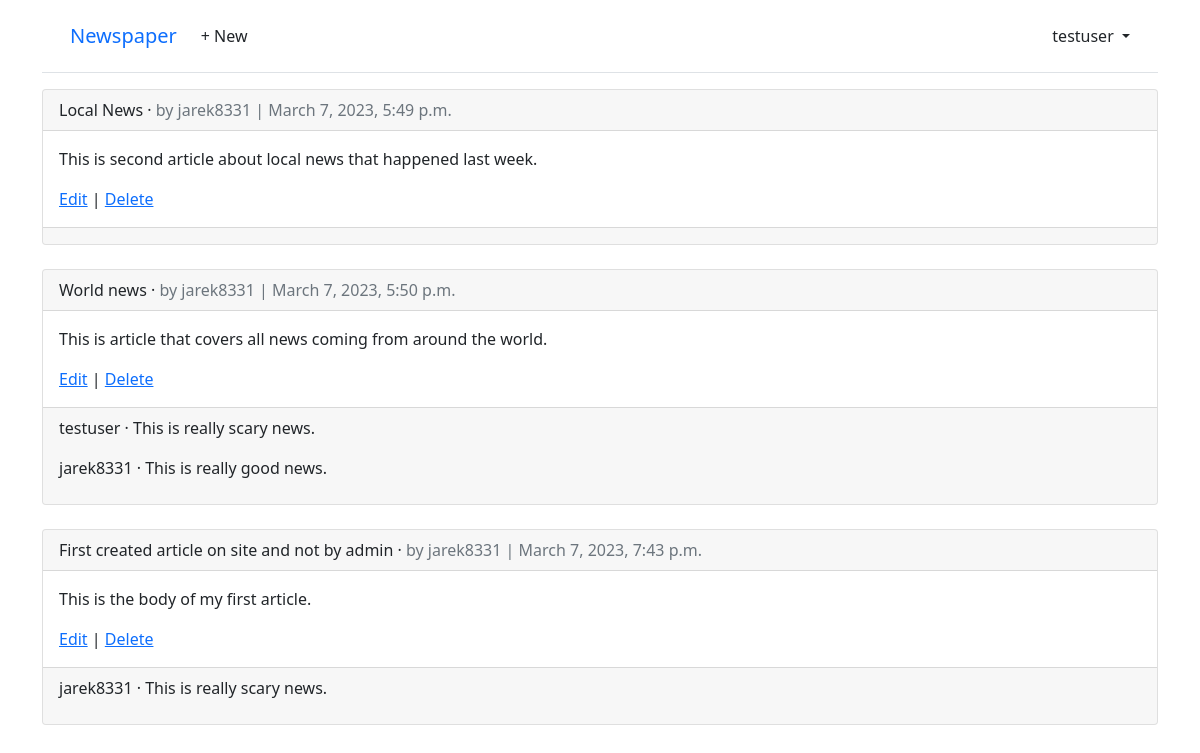
The page /articles/ (signed in) on the database its author committed.
### accounts/models.py (models this page shows)
class CustomUser(AbstractUser):
    age = models.PositiveIntegerField(null=True, blank=True)

### articles/models.py (models this page shows, shortened)
class Article(models.Model):
    title = models.CharField(max_length=255)
    body = models.TextField()
    date = models.DateTimeField(auto_now_add=True)
    author = models.ForeignKey(settings.AUTH_USER_MODEL,
                               on_delete=models.CASCADE,
                               )

class Comment(models.Model):
    article = models.ForeignKey(Article, on_delete=models.CASCADE)
    comment = models.CharField(max_length=140)
    author = models.ForeignKey(settings.AUTH_USER_MODEL,
                               on_delete=models.CASCADE)
    def __str__(self):
        return self.comment

### articles/views.py (the view)
# urls.py: path('', ArticleListView.as_view(),
class ArticleListView(LoginRequiredMixin, ListView):
    model = Article
    template_name = 'article_list.html'

### templates/article_list.html (shortened to what this page needs)
{% extends 'base.html' %}
{% block content %}
{% for article in article_list %}
  <div class="card">
    <div class="card-header">
      <span class="font-weight-bold">{{ article.title }}</span> &middot;
      <span class="text-muted">by {{ article.author }} |
      {{ article.date }}</span>
    </div>
    <div class="card-body">
      <p>{{ article.body }}</p>
      <a href="{% url 'article_edit' article.pk %}">Edit</a> |
      <a href="{% url 'article_delete' article.pk %}">Delete</a>
    </div>
    <div class="card-footer">
      {% for comment in article.comment_set.all %}
        <p>
          <span class="font-weight-bold">
            {{ comment.author }} &middot;
          </span>
          {{ comment }}
        </p>
      {% endfor %}
    </div>
  </div>
  <br />
{% endfor %}
{% endblock content %}

### templates/base.html (shortened to what this page needs)
<!DOCTYPE html>
<html>
<head>
  <link href="https://cdn.jsdelivr.net/npm/bootstrap@5.1.3/dist/css/bootstrap.min.css" rel="stylesheet">
</head>
<body>
  <div class="container">
    <header class="p-3 mb-3 border-bottom">
      <div class="container">
        <div class="d-flex flex-wrap align-items-center justify-content-center
          justify-content-lg-start">
          <a class="navbar-brand" href="{% url 'home' %}">Newspaper</a>
          <ul class="nav col-12 col-lg-auto me-lg-auto mb-2 justify-content-center
            mb-md-0">
            {% if user.is_authenticated %}
            <li><a href="{% url 'article_new' %}" class="nav-link px-2 link-dark">+ New</a></li>
          </ul>
          <div class="dropdown text-end">
            <a href="#" class="d-block link-dark text-decoration-none dropdown-toggle" id="dropdownUser1"
              data-bs-toggle="dropdown" aria-expanded="false">
              {{ user.username }}
            </a>
          </div>
          {% else %}
          <div class="text-end">
            <a href="{% url 'login' %}" class="btn btn-outline-primary me-2">Log
              In</a>
            <a href="{% url 'signup' %}" class="btn btn-primary">Sign Up</a>
          </div>
          {% endif %}
        </div>
      </div>
    </header>
    <main>
      {% block content %}
      {% endblock content %}
    </main>
  </div>
</body>
</html>

### rows shown on the page
CustomUser: username "testuser"
Article: title "Local News", author "jarek8331", date "March 7, 2023, 5:49 p.m.", body "This is second article about local news that happened last week."
Article: title "World news", author "jarek8331", date "March 7, 2023, 5:50 p.m.", body "This is article that covers all news coming from around the world."
Comment: author "testuser", comment "This is really scary news."
Comment: author "jarek8331", comment "This is really good news."
Article: title "First created article on site and not by admin", author "jarek8331", date "March 7, 2023, 7:43 p.m.", body "This is the body of my first article."
Comment: author "jarek8331", comment "This is really scary news."
